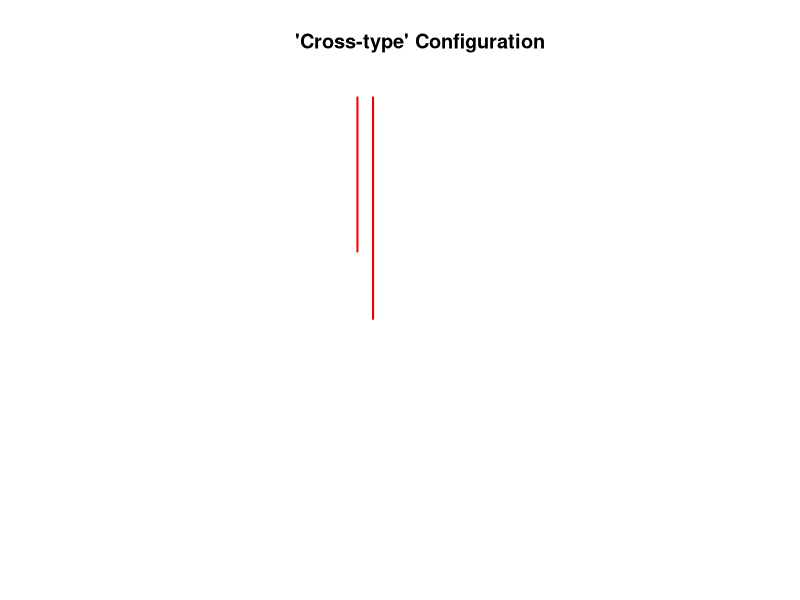

R code for this plot:
## ---- chunk 1
plot(x=NULL, y=NULL, xlim=c(-1,1), ylim=c(-1,1), 
     axes=FALSE, ylab="", xlab="", main="'Cross-type' Configuration")
# Arm 0
lines(x=c(-0.2, -0.2), y=c(0.2, 1), 
      col="red", lwd=2)
lines(x=c(-0.15, -0.15), y=c(-0.15, 1), 
      col="red2", lwd=2)
# Arm 1
# Arm 2
# Arm 3

